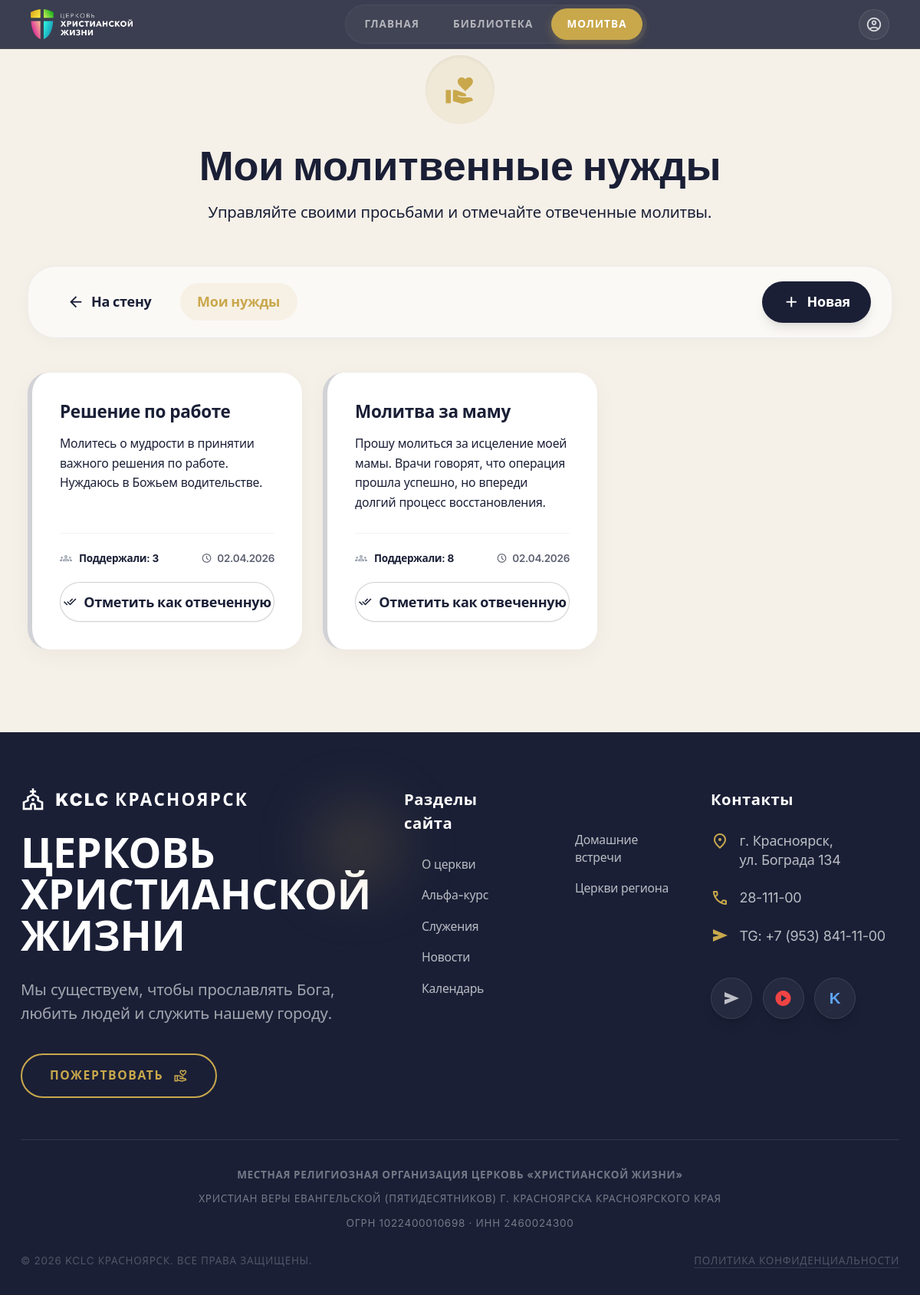
The page /prayer/my/ (signed in) on the database as committed earlier.
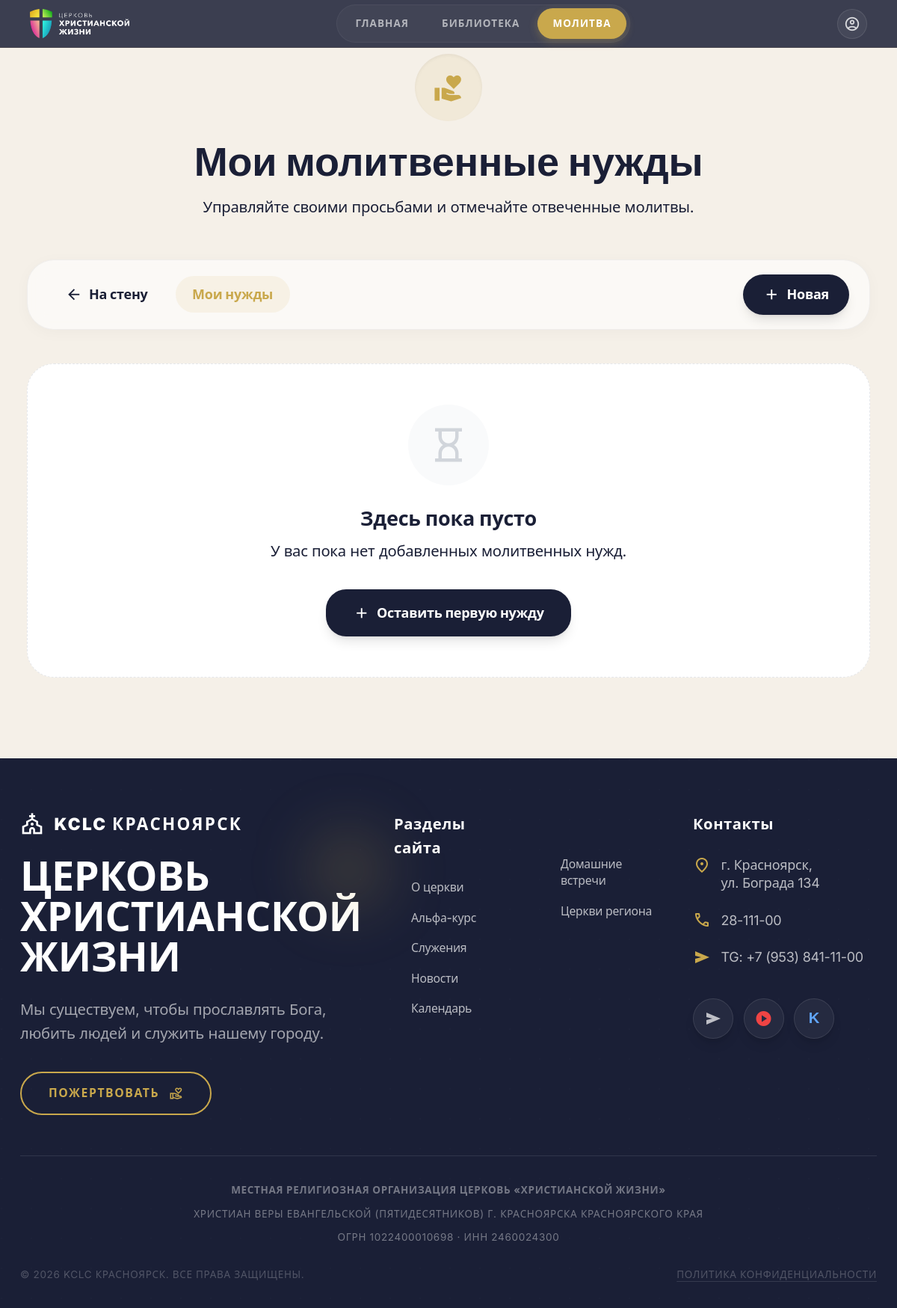
The same page on the database as committed later.
### church_app/models.py (models this page shows, shortened)
class PrayerRequest(models.Model):
    user = models.ForeignKey(User, on_delete=models.CASCADE, verbose_name="Пользователь")
    title = models.CharField(max_length=200, verbose_name="Тема молитвы")
    description = models.TextField(verbose_name="Описание нужды")
    is_answered = models.BooleanField(default=False, verbose_name="Получен ответ")
    prayer_count = models.IntegerField(default=0, verbose_name="Сколько человек молится")
    is_public = models.BooleanField(default=True, verbose_name="Публичная просьба")
    created_at = models.DateTimeField(auto_now_add=True, verbose_name="Создана")
    answered_at = models.DateTimeField(null=True, blank=True, verbose_name="Дата ответа")
    class Meta:
        verbose_name = "Молитвенная нужда"
        verbose_name_plural = "Молитвенные нужды"

### church_app/views_prayer.py (the view)
# urls.py: path('prayer/my/', views_prayer.my_prayers, name='my_prayers'),
@login_required
def my_prayers(request):
    prayers = PrayerRequest.objects.filter(user=request.user).order_by('-created_at')
    context = {
        'prayers': prayers,
        'title': 'Мои молитвы'
    }
    return render(request, 'my_prayers.html', context)

### templates/my_prayers.html (shortened to what this page needs)
{% extends 'base.html' %}
{% block main_class %}flex-grow relative bg-background-light{% endblock %}
{% block content %}
<div class="max-w-7xl mx-auto px-4 sm:px-6 lg:px-8 py-16 pb-24">
    <div class="text-center mb-12">
        <div class="inline-flex items-center justify-center w-20 h-20 rounded-full bg-primary/10 text-primary mb-6 shadow-inner">
            <span class="material-symbols-outlined text-4xl" style="font-variation-settings: 'FILL' 1;">volunteer_activism</span>
        </div>
        <h1 class="text-4xl sm:text-5xl font-display font-bold text-navy mb-4">Мои молитвенные нужды</h1>
        <p class="text-txt-sub text-lg max-w-2xl mx-auto">Управляйте своими просьбами и отмечайте отвеченные молитвы.</p>
    </div>
    <div class="flex flex-col sm:flex-row justify-between items-center gap-4 bg-white/60 backdrop-blur-md px-6 py-4 rounded-2xl shadow-[0_4px_20px_rgba(0,0,0,0.03)] border border-navy/5 mb-10">
        <div class="flex flex-wrap items-center gap-3">
            <a href="{% url 'prayer_list' %}" class="flex items-center gap-2 px-5 py-2.5 rounded-xl font-bold text-txt-sub hover:text-navy hover:bg-white border border-transparent hover:border-gray-200 transition-all">
                <span class="material-symbols-outlined text-xl">arrow_back</span>
                На стену
            </a>
            <span class="px-5 py-2.5 bg-primary/10 text-primary font-bold rounded-xl">Мои нужды</span>
        </div>
        <div>
            <a href="{% url 'prayer_add' %}" class="flex items-center gap-2 bg-navy hover:bg-navy-light text-white font-bold px-6 py-2.5 rounded-xl shadow-lg transition-all hover:-translate-y-0.5 active:scale-95">
                <span class="material-symbols-outlined text-xl font-bold">add</span>
                <span>Новая</span>
            </a>
        </div>
    </div>
    <div class="grid grid-cols-1 md:grid-cols-2 lg:grid-cols-3 gap-6 xl:gap-8">
        {% for prayer in prayers %}
        <div class="group flex flex-col bg-white rounded-3xl p-6 sm:p-8 shadow-[0_8px_30px_rgba(0,0,0,0.04)] border-l-[6px]
            {% if prayer.is_answered %}border-primary bg-primary/5{% else %}border-navy/20 hover:border-navy hover:shadow-[0_20px_40px_rgba(0,0,0,0.08)]{% endif %}
            transition-all duration-300 hover:-translate-y-1.5 focus-within:ring-2 focus-within:ring-primary/50 relative">
            <div class="flex-grow">
                <h3 class="text-xl font-bold text-navy mb-3 leading-snug group-hover:text-primary transition-colors">{{ prayer.title }}</h3>
                <p class="text-txt-sub text-sm leading-relaxed mb-6">{{ prayer.description|linebreaksbr }}</p>
            </div>
            <div class="flex flex-col mt-auto pt-5 border-t border-gray-100 gap-4">
                <div class="flex items-center justify-between text-xs font-semibold text-txt-sub">
                    <div class="flex items-center gap-2">
                        <span class="material-symbols-outlined text-[16px] text-gray-400">groups</span>
                        <span>Поддержали: <span class="text-navy font-bold">{{ prayer.prayer_count }}</span></span>
                    </div>
                    <div class="flex items-center gap-1.5 opacity-70">
                        <span class="material-symbols-outlined text-[14px]">schedule</span>
                        <span>{{ prayer.created_at|date:"d.m.Y" }}</span>
                    </div>
                </div>
                <div class="mt-1">
                    <form method="post" action="{% url 'prayer_toggle_answered' prayer.id %}">
                        <button type="submit" class="w-full flex justify-center items-center gap-2 py-2.5 rounded-xl font-bold transition-all duration-300 active:scale-[0.98] border
                            {% if prayer.is_answered %}
                            bg-transparent text-primary hover:bg-primary/10 border-primary/30
                            {% else %}
                            bg-white text-navy hover:bg-navy hover:text-white border-navy/20 hover:border-transparent shadow-sm
                            {% endif %}">
                            {% if prayer.is_answered %}
                            <span class="material-symbols-outlined text-[18px]">close</span>
                            <span>Снять отметку "Отвечено"</span>
                            {% else %}
                            <span class="material-symbols-outlined text-[18px]">done_all</span>
                            <span>Отметить как отвеченную</span>
                            {% endif %}
                        </button>
                    </form>
                </div>
            </div>
        </div>
        {% empty %}
        <div class="col-span-full">
            <div class="bg-white rounded-[2rem] p-12 text-center border border-dashed border-gray-200">
                <div class="w-24 h-24 mx-auto bg-gray-50 rounded-full flex items-center justify-center mb-6">
                    <span class="material-symbols-outlined text-5xl text-gray-300">hourglass_empty</span>
                </div>
                <h3 class="text-2xl font-bold text-navy mb-2">Здесь пока пусто</h3>
                <p class="text-txt-sub text-lg mb-8 max-w-md mx-auto">У вас пока нет добавленных молитвенных нужд.</p>
                <a href="{% url 'prayer_add' %}" class="inline-flex items-center gap-2 bg-navy hover:bg-navy-light text-white font-bold px-8 py-3.5 rounded-xl shadow-lg transition-all hover:-translate-y-1">
                    <span class="material-symbols-outlined text-xl">add</span>
                    Оставить первую нужду
                </a>
            </div>
        </div>
        {% endfor %}
    </div>
</div>
{% endblock %}

Rows that differ between the two databases and show on the page:
removed PrayerRequest: title "Решение по работе", description "Молитесь о мудрости в принятии важного решения по работе. Нуждаюсь в Божьем водительстве.", prayer_count "3", created_at "02.04.2026", is_answered False (drawn)
removed PrayerRequest: title "Молитва за маму", description "Прошу молиться за исцеление моей мамы. Врачи говорят, что операция прошла успешно, но впереди долгий процесс восстановления.", prayer_count "8", created_at "02.04.2026", is_answered False (drawn)
Other text that changed with them:
text now shown: "Здесь пока пусто У вас пока нет добавленных молитвенных нужд. Оставить первую нужду"
